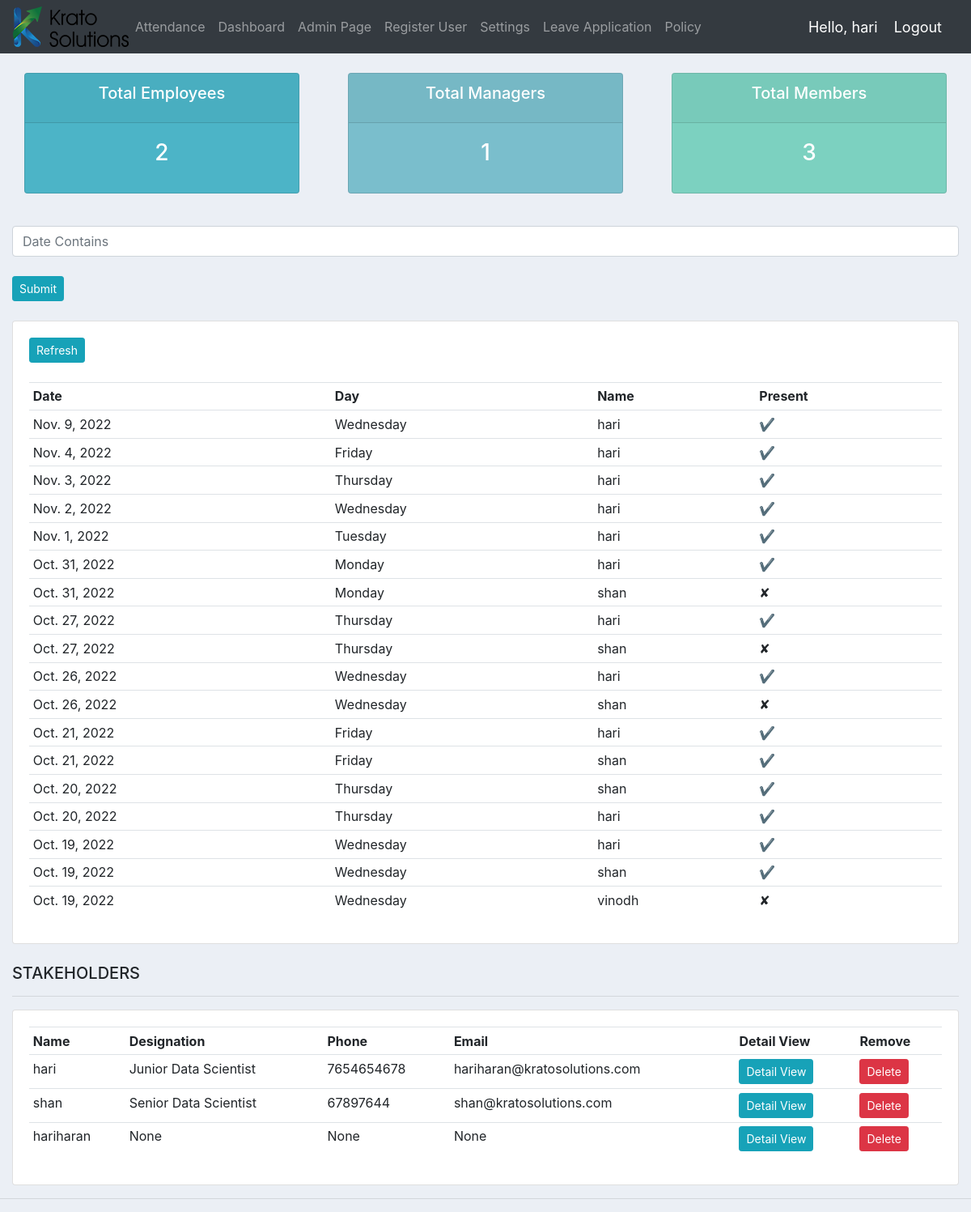
The app's page /home (signed in) with its own data.
### accounts/models.py (models this page shows, shortened)
class Attendance(models.Model):
	attender = models.CharField(max_length=25,null=True)
	date = models.DateField(null=True)
	is_present = models.BooleanField(null=True)
	clockin = models.DateTimeField(null=True)
	clockout = models.DateTimeField(null=True)

class Customer(models.Model):
	user = models.OneToOneField(User, null=True, blank=True, on_delete=models.CASCADE)
	name = models.CharField(max_length=200, null=True)
	phone = models.CharField(max_length=200, null=True)
	email = models.EmailField(max_length=200, null=True)
	designation = models.CharField(max_length=200, null=True)
	profile_pic = models.ImageField(default="profile1.png", null=True, blank=True)
	date_of_join = models.DateTimeField(auto_now_add=True, null=True)
	date_of_birth = models.DateTimeField(auto_now_add=True, null=True)
	date_created = models.DateTimeField(auto_now_add=True, null=True)

### accounts/views.py (the view, shortened to what this page needs)
# urls.py: path('home', views.home, name="home"),
@login_required(login_url='login')
def home(request):
	customers = Customer.objects.all()
	user = User.objects.all()
	attend = Attendance.objects.all().order_by('date').reverse()
	employees = user.exclude(is_staff=True).count()
	managers = user.filter(is_staff=True).count()
	total_stackholders = user.count()
	present = attend.filter(is_present=True)
	f = AttenFilter(request.GET, queryset=Attendance.objects.all().order_by('date').reverse())
	has_filter = any(field in request.GET for field in set(f.get_fields()))
	context = {'customers':customers, 'user':user,
	'employees':employees,'managers':managers,
	'total_stackholders':total_stackholders, 'filter': f, 'has_filter': has_filter,
	'present' : present,
	}
	return render(request, 'accounts/dashboard.html', context)

### accounts/templates/accounts/dashboard.html (shortened to what this page needs)
{%  extends 'accounts/main.html' %}
{% block content %}
{%  include 'accounts/status.html' %}
{% load static %}
{% load i18n %}
<br>
		<form method="get">
			<input type="text" name="date" class="form-control" placeholder="Date Contains" />
			<br>
			<input class="btn btn-sm btn-info" type="submit" />
		</form>
		<br />
		<div class="card card-body">
			<form method="POST" enctype="multipart/form-data">
			<button class="btn btn-sm btn-info" name="btnform1">Refresh</button>
		</form>
			<br />
			<table class="table table-sm">
				<tr>
					<th>Date</th>
					<th>Day</th>
					<th>Name</th>
					<th>Present</th>
				</tr>
				{% for emp in filter.qs %}
					<tr>
						<td>{{emp.date}}</td>
						<td>{{emp.date|date:"l"}}</td>
						<td>{{emp.attender}}</td>
						<td>{{emp.is_present|yesno:"✔,✘" }}</td>
					</tr>
				{% endfor %}
			</table>
	</div>
	<br />
	<div class="row">
		<div class="col-md-12">
			<h5>STAKEHOLDERS</h5>
			<hr>
			<div class="card card-body">
				<table class="table table-sm">
					<tr>
						<th>Name</th>
						<th>Designation</th>
						<th>Phone</th>
						<th>Email</th>
						<th>Detail View</th>
						<th>Remove</th>
					</tr>
					{% for customer in customers %}
						<tr>
							<td>{{customer.name}}</td>
							<td>{{customer.designation}}</td>
							<td>{{customer.phone}}</td>
							<td>{{customer.email}}</td>
							<td><a class="btn btn-sm btn-info" href="{% url 'detail_view' customer.id %}">Detail View</a></td>
							<td><a class="btn btn-sm btn-danger" href="{% url 'delete_view' customer.id %}">Delete</a></td>
						</tr>
					{% endfor %}
				</table>
			</div>
</div>
</div>
{% endblock %}

### accounts/templates/accounts/main.html (shortened to what this page needs)
{% load static %}
<!DOCTYPE html>
<html>
<head>
	<link rel="stylesheet" href="https://stackpath.bootstrapcdn.com/bootstrap/4.3.1/css/bootstrap.min.css">
	<link rel="stylesheet" type="text/css" href="{% static '/css/main.css' %}">
</head>
<body>
	{%  include 'accounts/navbar.html' %}
	<div class="container-fluid">
	{% block content %}
	{% endblock %}
    </div>
	<hr>
</body>
</html>

### accounts/templates/accounts/navbar.html (shortened to what this page needs)
{% load static %}
<nav class="navbar navbar-expand-lg navbar-dark bg-dark">
 <img src="{% static 'images/logo.png' %}">
  <div class="collapse navbar-collapse" id="navbarNav">
    <ul class="navbar-nav">
      {% if request.user.is_staff %}
      <li class="nav-item">
        <a class="nav-link" href="{% url 'attendance' %}">Attendance</a>
      </li>
      <li class="nav-item">
        <a class="nav-link" href="{% url 'home' %}">Dashboard</a>
      </li>
      <li class="nav-item">
        <a class="nav-link" href="{% url 'admin:index' %}">Admin Page</a>
      </li>
      <li class="nav-item">
        <a class="nav-link" href="{% url 'register' %}">Register User</a>
      </li>
      <li class="nav-item">
        <a class="nav-link" href="{% url 'account' %}">Settings</a>
      </li>
      <li class="nav-item">
        <a class="nav-link" href="{% url 'leave_application' %}">Leave Application</a>
      </li>
      <li class="nav-item">
        <a class="nav-link" href="{% url 'DownloadPdf' %}">Policy</a>
      </li>
      {% endif %}
    </ul>
  </div>
  <span class="hello-msg">Hello, {{request.user}}</span>
  <span ><a  class="hello-msg" href="{% url 'logout' %}">Logout</a></span>
</nav>

### accounts/templates/accounts/status.html
<br>
<div class="row">
	<div class="col">
		<div class="col-md">
			<div class="card text-center text-white  mb-3" id="total-orders">
			  	<div class="card-header">
			  		<h5 class="card-title">Total Employees</h5>
			  	</div>
			  	<div class="card-body">
			    	<h3 class="card-title">{{employees}}</h3>
			  	</div>
			</div>
		</div>
	</div>
	<div class="col">
		<div class="col-md">
			<div class="card text-center text-white  mb-3" id="orders-delivered">
			  	<div class="card-header">
			  		<h5 class="card-title">Total Managers</h5>
			  	</div>
			  	<div class="card-body">
			    	<h3 class="card-title">{{managers}}</h3>
			  	</div>
			</div>
		</div>
	</div>
	<div class="col">
		<div class="col-md">
			<div class="card text-center text-white  mb-3" id="orders-pending">
			  	<div class="card-header">
			  		<h5 class="card-title">Total Members</h5>
			  	</div>
			  	<div class="card-body">
			    	<h3 class="card-title">{{total_stackholders}}</h3>
			  	</div>
			</div>
		</div>
	</div>
</div>

### static/css/main.css (style rules this page uses)
body { background-color: #ebeff5; }
#total-orders { background-color: #4cb4c7; }
#orders-delivered { background-color: #7abecc; }
#orders-pending { background-color: #7CD1C0; }

### accounts/templates/accounts/navbar.html (style rules this page uses)
.hello-msg { font-size: 18px; color: #fff; margin-right: 20px; }

### records on screen
Attendance: date "Nov. 9, 2022", date "Wednesday", attender "hari", is_present "✔"
Attendance: date "Nov. 4, 2022", date "Friday", attender "hari", is_present "✔"
Attendance: date "Nov. 3, 2022", date "Thursday", attender "hari", is_present "✔"
Attendance: date "Nov. 2, 2022", date "Wednesday", attender "hari", is_present "✔"
Attendance: date "Nov. 1, 2022", date "Tuesday", attender "hari", is_present "✔"
Attendance: date "Oct. 31, 2022", date "Monday", attender "hari", is_present "✔"
Attendance: date "Oct. 31, 2022", date "Monday", attender "shan", is_present "✘"
Attendance: date "Oct. 27, 2022", date "Thursday", attender "hari", is_present "✔"
Attendance: date "Oct. 27, 2022", date "Thursday", attender "shan", is_present "✘"
Attendance: date "Oct. 26, 2022", date "Wednesday", attender "hari", is_present "✔"
Attendance: date "Oct. 26, 2022", date "Wednesday", attender "shan", is_present "✘"
Attendance: date "Oct. 21, 2022", date "Friday", attender "hari", is_present "✔"
Attendance: date "Oct. 21, 2022", date "Friday", attender "shan", is_present "✔"
Attendance: date "Oct. 20, 2022", date "Thursday", attender "shan", is_present "✔"
Attendance: date "Oct. 20, 2022", date "Thursday", attender "hari", is_present "✔"
Attendance: date "Oct. 19, 2022", date "Wednesday", attender "hari", is_present "✔"
Attendance: date "Oct. 19, 2022", date "Wednesday", attender "shan", is_present "✔"
Attendance: date "Oct. 19, 2022", date "Wednesday", attender "vinodh", is_present "✘"
Customer: name "hari", designation "Junior Data Scientist", phone "7654654678", email "hariharan@kratosolutions.com"
Customer: name "shan", designation "Senior Data Scientist", phone "67897644", email "shan@kratosolutions.com"
Customer: name "hariharan", designation "None", phone "None", email "None"

### other values on screen
{{ request.user }} "hari"
{{ employees }} "2"
{{ managers }} "1"
{{ total_stackholders }} "3"
